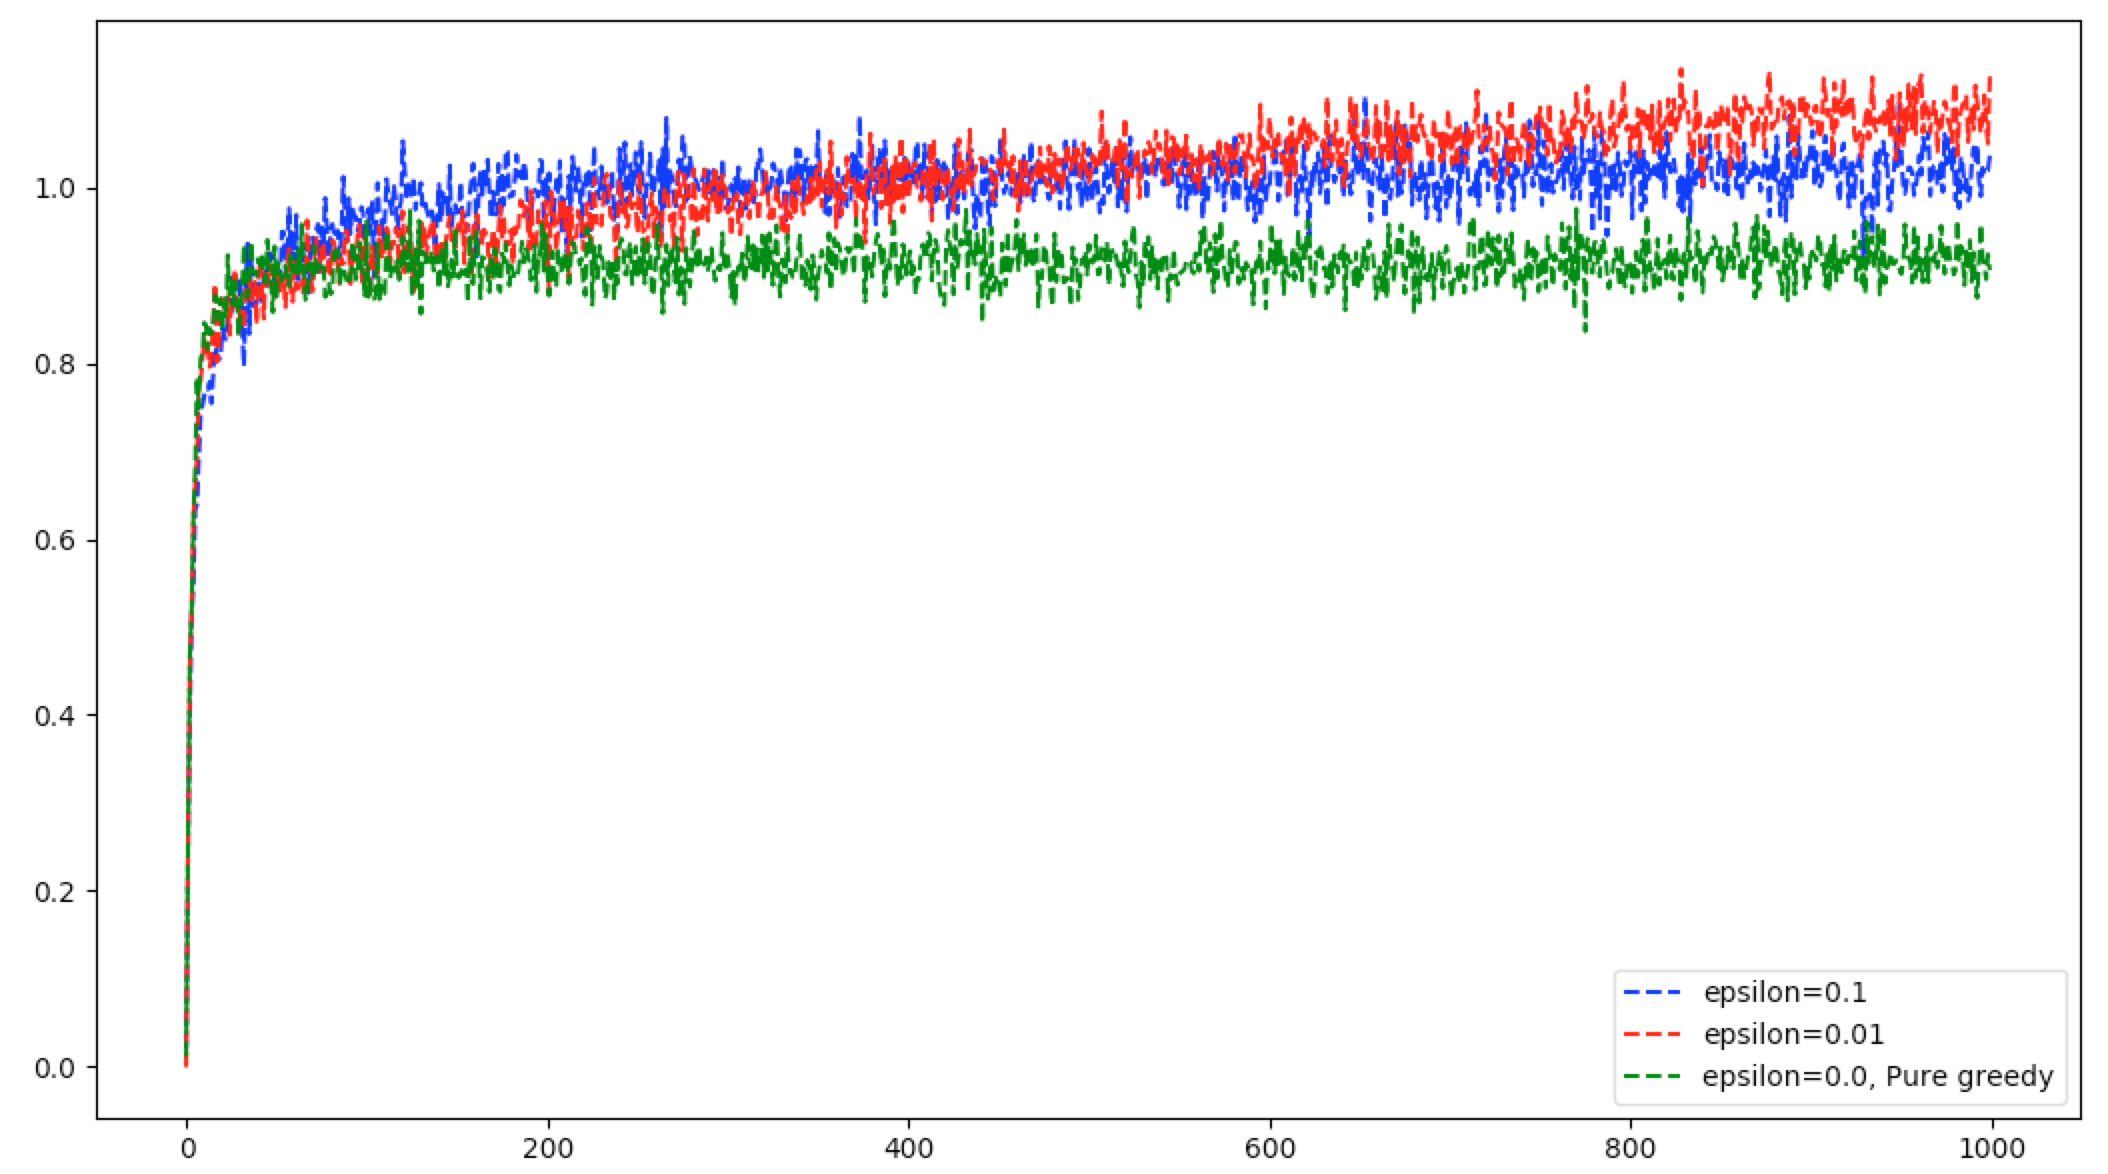

Write the Python code that produced this figure.
import numpy as np
from matplotlib import pyplot as plt

class Bandit:
    __INCREMENT = 1

    def __init__(self, num_arms, true_rewards, epsilon):
        self.num_arms = num_arms
        self.reward_estimates = np.zeros(num_arms)
        self.pulled_arms_tally = np.zeros(num_arms, dtype=int)
        self.epsilon = epsilon
        self.true_rewards = true_rewards
        self.last_arm_pulled = None

    def pull(self):
        self.__pull_arm()
        return self.__reward()

    def update_mean(self, reward):
        self.__increment_arm_tally()
        self.__update_reward_estimates(reward)

    def __pull_arm(self):
        if self.__should_exploit():
            self.last_arm_pulled = self.__random_best_arm()
        else:
            self.last_arm_pulled = self.__random_arm()

    def __should_exploit(self):
        return np.random.random() > self.epsilon

    def __random_best_arm(self):
        estimates = self.reward_estimates
        # np.where returns an array of row idxs and an array of col idxs but
        # since columns are of length 1, the latter is an empty array.
        # Regardless, the first value in the array needs to be specifically
        # retrieved.
        # REF: https://stackoverflow.com/q/34667282/567863
        best_arms = np.where(estimates == estimates.max())[0]
        return np.random.choice(best_arms)

    def __random_arm(self):
        return np.random.choice(self.num_arms)

    def __reward(self):
        # Normally distributed random reward centered around the true reward
        # for the last pulled arm
        return np.random.randn() + self.true_rewards[self.last_arm_pulled]

    def __increment_arm_tally(self):
        self.pulled_arms_tally[self.last_arm_pulled] += self.__INCREMENT

    # Q(A) <- Q(A) + 1/N(A)[R-Q(A)]
    def __update_reward_estimates(self, reward):
        self.reward_estimates[self.last_arm_pulled] = (
            self.__old_estimate() + self.__alpha() * self.__error(reward)
        )

    # Q(A)
    def __old_estimate(self):
        return self.reward_estimates[self.last_arm_pulled]

    # 1/N(A)
    def __alpha(self):
        # alpha decreases over time as more actions performed to help converge
        # on the expected reward more efficiently.
        return 1.0 / self.pulled_arms_tally[self.last_arm_pulled]

    # R-Q(A) Error in the estimate
    def __error(self, convergence_target):
        return convergence_target - self.__old_estimate()

def simulate(num_arms, epsilon, num_pulls):
    reward_history = np.zeros(num_pulls)
    print(f"Beginning {__NUM_SIMULATIONS} simulations with:")
    print(f"Bandit <num_arms: {num_arms}, epsilon: {epsilon}, ", end="")
    print(f"num_pulls {num_pulls}>")
    print(f"Number of simulations completed:")
    for simulation_num in range(__NUM_SIMULATIONS):
        rewards = np.random.randn(num_arms)
        bandit = Bandit(num_arms, rewards, epsilon)
        if __should_report_simulation_number(simulation_num):
            print(simulation_num, end="...", flush=True)
        for arm_pull in range(num_pulls):
            reward = bandit.pull()
            bandit.update_mean(reward)
            reward_history[arm_pull] += reward
    print(f"{__NUM_SIMULATIONS}.")
    # Average
    return reward_history / __NUM_SIMULATIONS

def __should_report_simulation_number(simulation):
    return simulation % __SIMULATION_STATUS_INTERVAL == 0


if __name__ == "__main__":
    __NUM_SIMULATIONS = 2000
    __NUM_ARMS = 5
    __NUM_PULLS = 1000
    __SIMULATION_STATUS_INTERVAL = 200
    __EPSILON1 = 0.1
    __EPSILON2 = 0.01
    __EPSILON3 = 0.0
    __RUN1 = simulate(__NUM_ARMS, epsilon=__EPSILON1, num_pulls=__NUM_PULLS)
    __RUN2 = simulate(__NUM_ARMS, epsilon=__EPSILON2, num_pulls=__NUM_PULLS)
    __RUN3 = simulate(__NUM_ARMS, epsilon=__EPSILON3, num_pulls=__NUM_PULLS)
    plt.plot(__RUN1, "b--", __RUN2, "r--", __RUN3, "g--")
    plt.legend([
        f"epsilon={__EPSILON1}",
        f"epsilon={__EPSILON2}",
        f"epsilon={__EPSILON3}, Pure greedy"
    ])
    print("A python matplotlib window has opened.")
    print("Switch over to it, and quit there to terminate this script.")
    plt.show()
